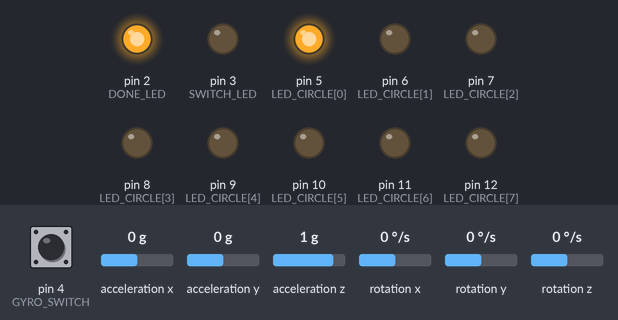
Simulated run of this sketch. Board: Arduino Uno, built with avr-gcc and run on an emulated ATmega328P. Shown: output pins drawn as LEDs (lit = HIGH). The test bench sets the inputs (shaded band); at power-on: rotation z 0 °/s, acceleration z 1 g, acceleration y 0 g, pin 4 (GYRO_SWITCH) HIGH, acceleration x 0 g, rotation x 0 °/s, rotation y 0 °/s. What the sketch prints to the serial monitor is not drawn.

Above: at 1.7 s.
1.8 s: rotation z set to -6 °/s
4.8 s: rotation z set to -9 °/s
At 6.2 s:
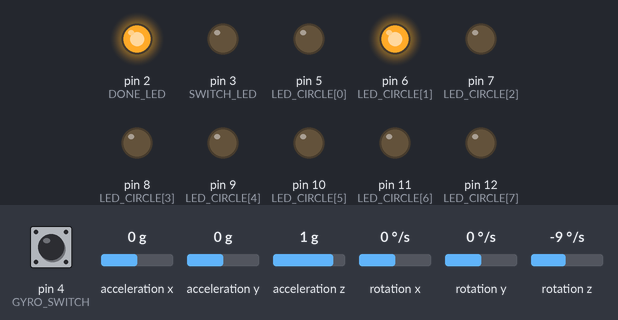
6.7 s: acceleration z set to 0.1 g
8.7 s: acceleration z set to -0.2 g
At 9.3 s:
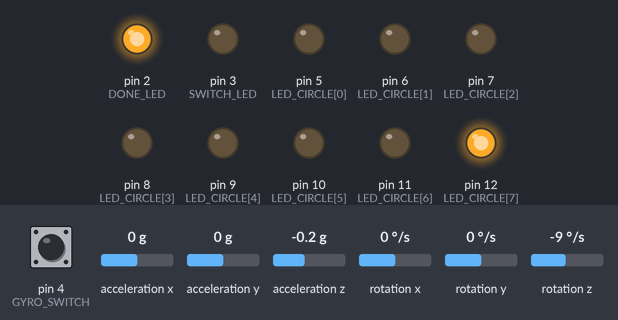
11.7 s: acceleration y set to -1.4 g
At 14.2 s:
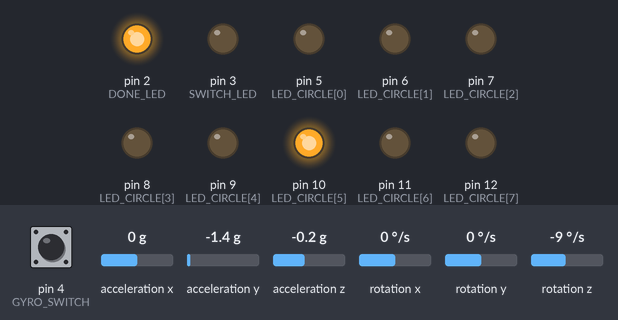
Timing chart, 0 to 33.6 s (numbered marks = the images above; inputs shaded):
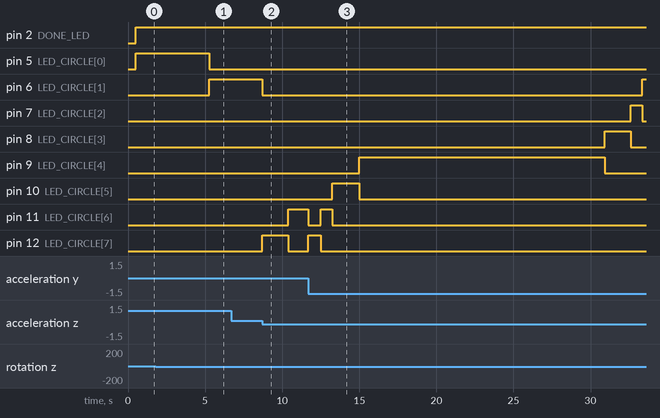

The sketch:

gyro_program.ino
```cpp
#include <Wire.h>
#include <MPU6050_6Axis_MotionApps20.h>

const int DONE_LED = 2;
const int SWITCH_LED = 3;
const int GYRO_SWITCH = 4;
const int LED_CIRCLE[] = {5, 6, 7, 8, 9, 10, 11, 12};

void setup() {
  Serial.begin(38400 ,SERIAL_8E1);
  Wire.begin();

  pinSetup();

  Gryo_Start();

  //Serial.print("Gyro_OK");
}


int Gyro_hosei = 0;
int Gyro_degree = 0;
int gauge = 0;
int switch_count = 0;


void loop() {
  if (switch_count == 0) {
    gauge = 0;
    while (!digitalRead(GYRO_SWITCH)) {
      gauge++;
    }
    if (gauge > 10000) {
      Gyro_hosei = Gyro_degree;
      digitalWrite(SWITCH_LED, HIGH);
      switch_count = 1;
    }
  }

  digitalWrite(DONE_LED, HIGH);


  Gyro_degree = GyroGet() - Gyro_hosei;

  if (Gyro_degree < 0) Gyro_degree += 360;
  if (Gyro_degree > 359) Gyro_degree -= 360;


  LED_shine(Gyro_degree);
  Serial.write(Gyro_degree / 2);
  Serial.flush();
}
```

FUNCTION.ino
```cpp
/*

  Your offsets:  -2105 209 4957  31  9 -98

*/

#define Gyro_X 74
#define Gyro_Y 63
#define Gyro_Z 27
#define Accel_Z 4732

MPU6050 mpu;
static uint8_t mpuIntStatus;
static bool dmpReady = false;  // set true if DMP init was successful
static uint16_t packetSize;    // expected DMP packet size (default is 42 bytes)

int16_t  Gyro_Now = 0, Gyro = 0, Gyro_Offset = 0;
uint16_t fifoCount;
uint8_t fifoBuffer[64]; // FIFO storage buffer                 // orientation/motion vars
Quaternion q;           // [w, x, y, z]         quaternion container
VectorFloat gravity;    // [x, y, z]            gravity vector
float ypr[3];           // [yaw, pitch, roll]   yaw/pitch/roll container and gravity vector


int GyroGet() {
  mpuIntStatus = false;
  mpuIntStatus = mpu.getIntStatus();
  fifoCount = mpu.getFIFOCount();
  if ((mpuIntStatus & 0x10) || fifoCount == 1024) {
    mpu.resetFIFO();
  }
  else if (mpuIntStatus & 0x02) {
    while (fifoCount < packetSize) fifoCount = mpu.getFIFOCount();
    mpu.getFIFOBytes(fifoBuffer, packetSize);
    fifoCount -= packetSize;
    mpu.dmpGetQuaternion(&q, fifoBuffer);
    mpu.dmpGetGravity(&gravity, &q);
    mpu.dmpGetYawPitchRoll(ypr, &q, &gravity);
    Gyro_Now = 360 - degrees(ypr[0]);// + 180;
    Gyro = Gyro_Now + Gyro_Offset;
    if (Gyro < 0) Gyro += 360;
    if (Gyro > 359) Gyro -= 360;
  }
  return Gyro;
}

void Gryo_Start() {
  mpu.initialize();
  if (mpu.testConnection() != true) {
    Serial.println("MPU disconection");
    while (true) {}
  }
  if (mpu.dmpInitialize() != 0) {
    Serial.println("MPU break");
    while (true) {}
  }
  mpu.setXGyroOffset(Gyro_X);
  mpu.setYGyroOffset(Gyro_Y);
  mpu.setZGyroOffset(Gyro_Z);
  mpu.setZAccelOffset(Accel_Z);
  mpu.setDMPEnabled(true);
  mpuIntStatus = mpu.getIntStatus();
  dmpReady = true;
  packetSize = mpu.dmpGetFIFOPacketSize();
}

void LED_shine(float gyro) {
  if (337.5 <=  gyro & gyro <= 360 | 0 <= gyro & gyro < 22.5) {
    digitalWrite(LED_CIRCLE[0], HIGH);
  } else {
    digitalWrite(LED_CIRCLE[0], LOW);
  }

  if (22.5 <= gyro & gyro < 67.5) {
    digitalWrite(LED_CIRCLE[7], HIGH);
  } else {
    digitalWrite(LED_CIRCLE[7], LOW);
  }

  if (67.5 <= gyro & gyro < 112.5) {
    digitalWrite(LED_CIRCLE[6], HIGH);
  } else {
    digitalWrite(LED_CIRCLE[6], LOW);
  }

  if (112.5 <= gyro & gyro < 157.5) {
    digitalWrite(LED_CIRCLE[5], HIGH);
  } else {
    digitalWrite(LED_CIRCLE[5], LOW);
  }

  if (157.5 <= gyro & gyro < 202.5) {
    digitalWrite(LED_CIRCLE[4], HIGH);
  } else {
    digitalWrite(LED_CIRCLE[4], LOW);
  }

  if (202.5 <= gyro & gyro < 247.5) {
    digitalWrite(LED_CIRCLE[3], HIGH);
  } else {
    digitalWrite(LED_CIRCLE[3], LOW) ;
  }

  if (247.5 <= gyro & gyro < 292.5) {
    digitalWrite(LED_CIRCLE[2], HIGH);
  } else {
    digitalWrite(LED_CIRCLE[2], LOW);
  }

  if (292.5 <= gyro & gyro < 337.5) {
    digitalWrite(LED_CIRCLE[1], HIGH);
  } else {
    digitalWrite(LED_CIRCLE[1], LOW) ;
  }
}

void pinSetup() {
  pinMode(DONE_LED, OUTPUT);
  pinMode(SWITCH_LED, OUTPUT);
  pinMode(GYRO_SWITCH, INPUT);
  for (int id = 0; id <= 7; id++) {
    pinMode(LED_CIRCLE[id], OUTPUT);
    digitalWrite(LED_CIRCLE[id], HIGH);
  }
  for (int id = 0; id <= 7; id++) {
    digitalWrite(LED_CIRCLE[id], LOW);
  }
}
```

Measured:
- the behaviour switches between -7 and -8 °/s on rotation z (found by bisection; images 0 and 1)
- the behaviour switches between 0 and -0.1 g on acceleration z (found by bisection; images 1 and 2)
- after the input at 1.8 s, every drawn part: stays the same
- after the input at 6.7 s, every drawn part: stays the same
- after the input at 8.7 s, pin 6 (LED_CIRCLE[1]): HIGH → LOW after 0.00 s instead of 1.6 s; pin 7 (LED_CIRCLE[2]): stays LOW (without the input it goes to HIGH after 1.6 s); pin 11 (LED_CIRCLE[6]): LOW → HIGH after 1.7 s; pin 12 (LED_CIRCLE[7]): LOW → HIGH at once, → LOW 1.7 s later
- after the input at 11.7 s, pin 6 (LED_CIRCLE[1]): LOW → HIGH after 21.7 s; pin 7 (LED_CIRCLE[2]): LOW → HIGH after 20.9 s instead of 18.8 s; pin 11 (LED_CIRCLE[6]): HIGH → LOW after 0.01 s instead of 3.7 s; pin 12 (LED_CIRCLE[7]): LOW → HIGH at once, → LOW 0.78 s later
